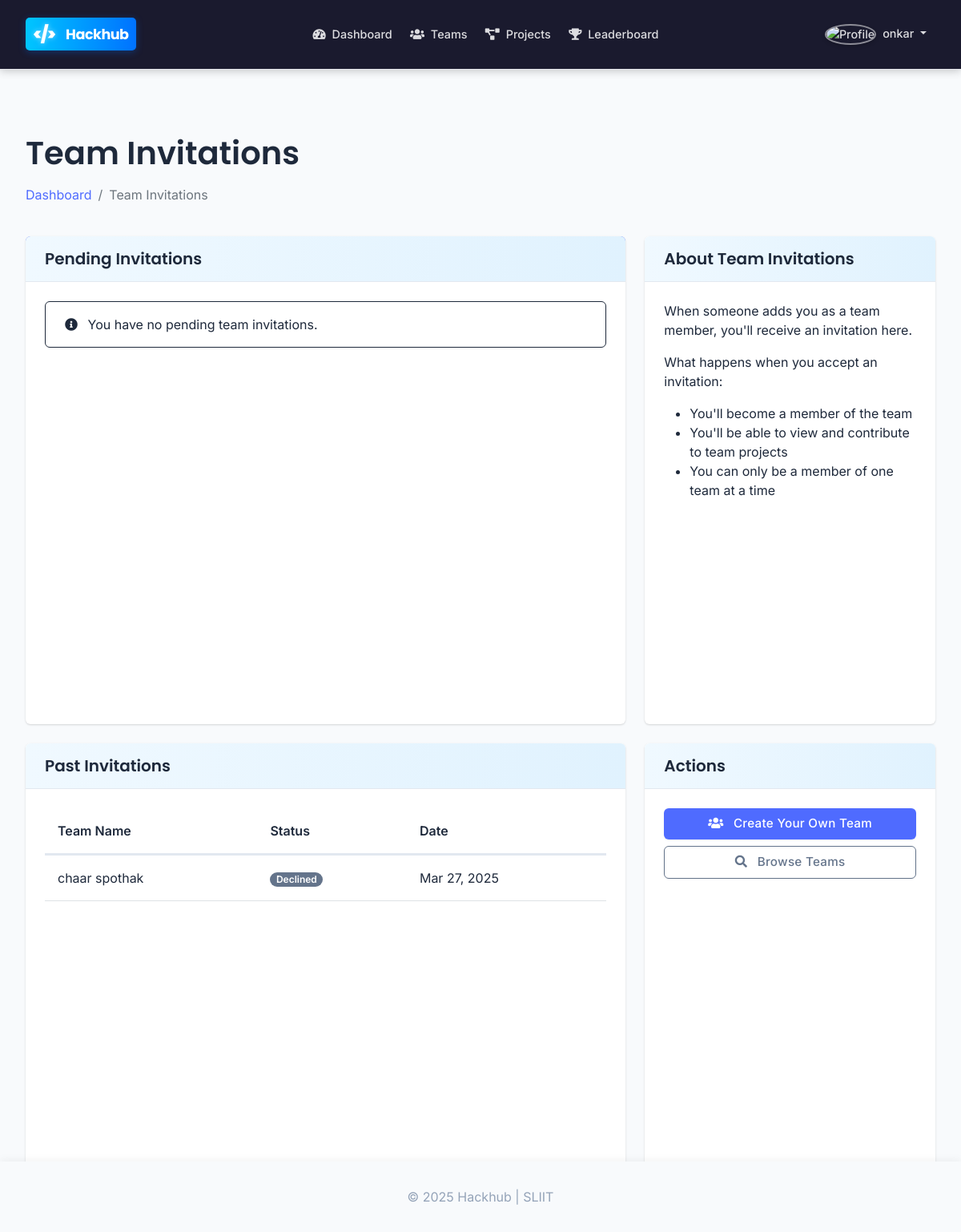
Screenshot of /pages/team-invitations.php (signed in) with the database file from the repository.
### tables this page shows
CREATE TABLE `team_requests` (
  `id` int(11) NOT NULL,
  `team_id` int(11) NOT NULL,
  `user_id` int(11) NOT NULL,
  `message` text DEFAULT NULL,
  `status` enum('pending','approved','rejected') NOT NULL DEFAULT 'pending',
  `created_at` timestamp NOT NULL DEFAULT current_timestamp(),
  `updated_at` timestamp NOT NULL DEFAULT current_timestamp() ON UPDATE current_timestamp()
);

CREATE TABLE `teams` (
  `team_id` int(11) NOT NULL,
  `team_name` varchar(100) NOT NULL,
  `team_description` text DEFAULT NULL,
  `created_by` int(11) NOT NULL,
  `created_at` timestamp NOT NULL DEFAULT current_timestamp(),
  `updated_at` timestamp NOT NULL DEFAULT current_timestamp() ON UPDATE current_timestamp()
);

### pages/team-invitations.php (the view, shortened to what this page needs)
<?php
require_once '../includes/config.php';
$user_id = $_SESSION['user_id'];
$invitations = [];
$past_invitations = [];
$sql = "SELECT tr.*, t.team_name, tr.status, tr.updated_at
        FROM team_requests tr
        JOIN teams t ON tr.team_id = t.team_id
        WHERE tr.user_id = ? AND tr.status != 'pending'
        ORDER BY tr.updated_at DESC";
if ($stmt = mysqli_prepare($conn, $sql)) {
    mysqli_stmt_bind_param($stmt, "i", $user_id);
    if (mysqli_stmt_execute($stmt)) {
        $result = mysqli_stmt_get_result($stmt);
        while ($row = mysqli_fetch_assoc($result)) {
            $past_invitations[] = $row;
        }
    }
}
require_once '../includes/header.php';
?>
<div class="container mt-4">
    <div class="row mb-4">
        <div class="col-md-12">
            <h1>Team Invitations</h1>
            <nav aria-label="breadcrumb">
                <ol class="breadcrumb">
                    <li class="breadcrumb-item"><a href="<?php echo BASE_URL; ?>/pages/dashboard.php">Dashboard</a></li>
                    <li class="breadcrumb-item active" aria-current="page">Team Invitations</li>
                </ol>
            </nav>
        </div>
    </div>
    <div class="row">
        <div class="col-md-8">
            <div class="card mb-4">
                <div class="card-header bg-primary text-white">
                    <h5 class="mb-0">Pending Invitations</h5>
                </div>
                <div class="card-body">
                    <?php if (count($invitations) > 0): ?>
                        <?php foreach ($invitations as $invitation): ?>
                            <div class="card mb-3 border-info">
                                <div class="card-body">
                                    <h5 class="card-title"><?php echo htmlspecialchars($invitation['team_name']); ?></h5>
                                    <p class="card-text"><?php echo htmlspecialchars($invitation['team_description']); ?></p>
                                    <p class="mb-2"><strong>Team Leader:</strong> <?php echo htmlspecialchars($invitation['leader_name']); ?></p>
                                    <p class="mb-3"><small class="text-muted">Invited on: <?php echo date('F j, Y', strtotime($invitation['created_at'])); ?></small></p>
                                    <form action="<?php echo htmlspecialchars($_SERVER["PHP_SELF"]); ?>" method="post" class="d-inline">
                                        <input type="hidden" name="request_id" value="<?php echo $invitation['id']; ?>">
                                        <input type="hidden" name="action" value="accept">
                                        <button type="submit" class="btn btn-success me-2">Accept Invitation</button>
                                    </form>
                                    <form action="<?php echo htmlspecialchars($_SERVER["PHP_SELF"]); ?>" method="post" class="d-inline">
                                        <input type="hidden" name="request_id" value="<?php echo $invitation['id']; ?>">
                                        <input type="hidden" name="action" value="decline">
                                        <button type="submit" class="btn btn-outline-danger">Decline</button>
                                    </form>
                                </div>
                            </div>
                        <?php endforeach; ?>
                    <?php else: ?>
                        <div class="alert alert-info mb-0">
                            <i class="fas fa-info-circle me-2"></i> You have no pending team invitations.
                        </div>
                    <?php endif; ?>
                </div>
            </div>
            <?php if (count($past_invitations) > 0): ?>
            <div class="card">
                <div class="card-header">
                    <h5 class="mb-0">Past Invitations</h5>
                </div>
                <div class="card-body">
                    <div class="table-responsive">
                        <table class="table table-hover">
                            <thead>
                                <tr>
                                    <th>Team Name</th>
                                    <th>Status</th>
                                    <th>Date</th>
                                </tr>
                            </thead>
                            <tbody>
                                <?php foreach ($past_invitations as $invitation): ?>
                                <tr>
                                    <td><?php echo htmlspecialchars($invitation['team_name']); ?></td>
                                    <td>
                                        <?php if ($invitation['status'] == 'approved'): ?>
                                            <span class="badge bg-success">Accepted</span>
                                        <?php else: ?>
                                            <span class="badge bg-secondary">Declined</span>
                                        <?php endif; ?>
                                    </td>
                                    <td><?php echo date('M j, Y', strtotime($invitation['updated_at'])); ?></td>
                                </tr>
                                <?php endforeach; ?>
                            </tbody>
                        </table>
                    </div>
                </div>
            </div>
            <?php endif; ?>
        </div>
        <div class="col-md-4">
            <div class="card mb-4">
                <div class="card-header">
                    <h5 class="mb-0">About Team Invitations</h5>
                </div>
                <div class="card-body">
                    <p>When someone adds you as a team member, you'll receive an invitation here.</p>
                    <p>What happens when you accept an invitation:</p>
                    <ul>
                        <li>You'll become a member of the team</li>
                        <li>You'll be able to view and contribute to team projects</li>
                        <li>You can only be a member of one team at a time</li>
                    </ul>
                </div>
            </div>
            <div class="card">
                <div class="card-header">
                    <h5 class="mb-0">Actions</h5>
                </div>
                <div class="card-body">
                    <div class="d-grid gap-2">
                        <a href="<?php echo BASE_URL; ?>/pages/create-team.php" class="btn btn-primary">
                            <i class="fas fa-users me-2"></i> Create Your Own Team
                        </a>
                        <a href="<?php echo BASE_URL; ?>/pages/teams.php" class="btn btn-outline-secondary">
                            <i class="fas fa-search me-2"></i> Browse Teams
                        </a>
                    </div>
                </div>
            </div>
        </div>
    </div>
</div>
<?php
require_once '../includes/footer.php';
?>

### css/style.css (style rules this page uses)
:root { --primary-50: #f0f9ff; --primary-100: #e0f2fe; --primary-200: #bae6fd; --primary-300: #7dd3fc; --primary-400: #38bdf8; --primary-500: #0ea5e9; --primary-600: #0284c7; --primary-700: #0369a1; --primary-800: #075985; --primary-900: #0c4a6e; --gray-50: #f9fafb; --gray-100: #f3f4f6; --gray-200: #e5e7eb; --gray-300: #d1d5db; --gray-400: #9ca3af; --gray-500: #6b7280; --gray-600: #4b5563; --gray-700: #374151; --gray-800: #1f2937; --gray-900: #111827; --success: #10b981; --warning: #f59e0b; --danger: #ef4444; --info: #3b82f6; --primary: var(--primary-600); --secondary: var(--gray-600); --accent: #8b5cf6; --background: #ffffff; --card-bg: #ffffff; --text: var(--gray-800); --text-secondary: var(--gray-500); --border: var(--gray-200); }
* { margin: 0; padding: 0; box-sizing: border-box; }
body { min-height: 100vh; display: flex; flex-direction: column; font-family: 'Inter', -apple-system, BlinkMacSystemFont, 'Segoe UI', Roboto, Oxygen, Ubuntu, Cantarell, sans-serif; background-color: var(--background); color: var(--text); line-height: 1.6; transition: background-color 0.3s ease, color 0.3s ease; }
.container { flex: 1; }
h1, h2, h3, h4, h5, h6 { font-weight: 600; color: var(--dark-color); }
.card { border: 1px solid var(--border); border-radius: 12px; background: var(--card-bg); box-shadow: 0 4px 20px rgba(0, 0, 0, 0.04); transition: all 0.3s cubic-bezier(0.4, 0, 0.2, 1); overflow: hidden; margin-bottom: 1.5rem; }
.card-header { background: linear-gradient(90deg, var(--primary-50), var(--primary-100)); color: var(--primary-800); border-bottom: 1px solid var(--border); padding: 1.25rem 1.5rem; font-weight: 600; font-size: 1.1rem; display: flex; align-items: center; justify-content: space-between; }
.card-body { padding: 1.5rem; }
.btn { border-radius: 8px; font-weight: 500; padding: 0.625rem 1.5rem; transition: all 0.2s cubic-bezier(0.4, 0, 0.2, 1); position: relative; overflow: hidden; border: none; font-size: 0.95rem; text-transform: none; letter-spacing: 0.3px; box-shadow: 0 2px 5px rgba(0, 0, 0, 0.05); }
.btn-primary { background-color: var(--primary-600); color: white; }

### includes/footer.php (style rules this page uses)
body { margin-bottom: 70px; }

### rows the page displays
team_requests: team.team_name "chaar spothak", status "Declined", updated_at "Mar 27, 2025"

### other values shown
$_SESSION['username'] "onkar"
